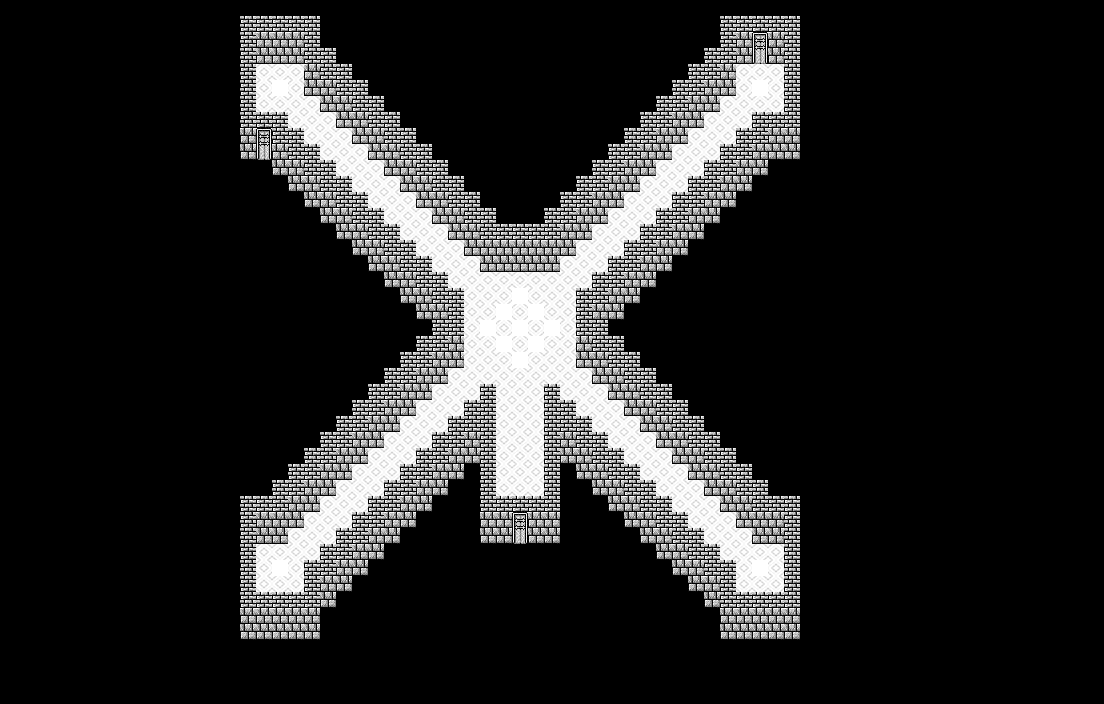

Tiled map render using the project's own tile images. Description and the map definition, with tile-layer contents summarised, below:
An orthogonal 69x44 tile map with 16x16 px tiles, 4 tile layers (Tile Layer 1, Tile Layer 2, Tile Layer 3, Tile Layer 4), 2 tilesets and 7 objects (3x Event, 3x Target, Chest).

<map version="1.0" orientation="orthogonal" renderorder="right-down" width="69" height="44" tilewidth="16" tileheight="16" nextobjectid="103">
 <properties>
  <property name="bgm" value="tower" />
  <property name="encounter" value="encounterset_level08_danger00" />
  <property name="name" value="Floor 12" />
 </properties>
 <tileset firstgid="1" source="../tilesets/lower.tsx" />
 <tileset firstgid="176" source="../tilesets/upper.tsx" />
 <layer name="Tile Layer 1" width="69" height="44">
  <properties>
   <property name="z" value="0" />
  </properties>
  <data>[3036 cells, 728 non-empty, 5 distinct tile ids]</data>
 </layer>
 <layer name="Tile Layer 2" width="69" height="44">
  <properties>
   <property name="z" value=".5" />
  </properties>
  <data>[3036 cells, 2 non-empty, 2 distinct tile ids]</data>
 </layer>
 <objectgroup name="Object Layer 1">
  <object id="94" name="mem_tele" type="Event" x="512" y="512" width="16" height="16">
   <properties>
    <property name="onCollide" value="memTele('tower/f10_transition.tmx', 'tower/f11.tmx', 'ENTRANCE', 'B')" />
   </properties>
  </object>
  <object id="95" name="target_b" type="Target" x="512" y="496" width="16" height="16" />
  <object id="96" name="target_a" type="Target" x="256" y="112" width="16" height="16" />
  <object id="97" name="mem_tele" type="Event" x="256" y="128" width="16" height="16">
   <properties>
    <property name="onCollide" value="memTele('tower/f10_transition.tmx', 'tower/f13.tmx', 'ENTRANCE', 'A')" />
   </properties>
  </object>
  <object id="100" name="chest" type="Chest" x="272" y="560" width="16" height="16">
   <properties>
    <property name="item" value="body_diamond" />
   </properties>
  </object>
  <object id="101" name="sideworld" type="Target" x="752" y="64" width="16" height="16" />
  <object id="102" name="tele" type="Event" x="752" y="48" width="16" height="16">
   <properties>
    <property name="onCollide" value="targetTele('tower/f12_sideworld.tmx', 'gate')" />
   </properties>
  </object>
 </objectgroup>
 <layer name="Tile Layer 3" width="69" height="44">
  <properties>
   <property name="z" value="1.5" />
  </properties>
  <data>[3036 cells, 6 non-empty, 3 distinct tile ids]</data>
 </layer>
 <layer name="Tile Layer 4" width="69" height="44">
  <properties>
   <property name="z" value="2.0" />
  </properties>
  <data>[3036 cells, 4 non-empty, 2 distinct tile ids]</data>
 </layer>
</map>
